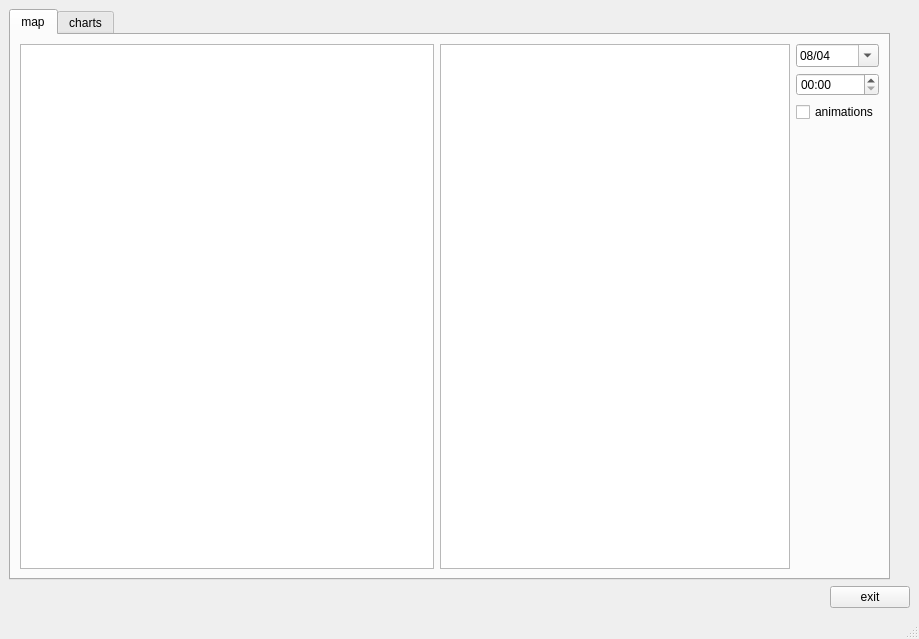
<?xml version="1.0" encoding="UTF-8"?>
<ui version="4.0">
 <class>MainWindow</class>
 <widget class="QMainWindow" name="MainWindow">
  <property name="geometry">
   <rect>
    <x>0</x>
    <y>0</y>
    <width>919</width>
    <height>639</height>
   </rect>
  </property>
  <property name="sizeIncrement">
   <size>
    <width>0</width>
    <height>0</height>
   </size>
  </property>
  <property name="windowTitle">
   <string>Pogoda w Polsce</string>
  </property>
  <property name="autoFillBackground">
   <bool>false</bool>
  </property>
  <property name="styleSheet">
   <string notr="true"/>
  </property>
  <widget class="QWidget" name="centralwidget">
   <layout class="QGridLayout" name="gridLayout">
    <item row="0" column="0">
     <layout class="QGridLayout" name="gridLayout_9">
      <item row="0" column="0">
       <layout class="QGridLayout" name="gridLayout_10">
        <item row="0" column="0">
         <widget class="QTabWidget" name="tabWidget">
          <property name="styleSheet">
           <string notr="true">font: 25 10pt &quot;Cantarell&quot;;
</string>
          </property>
          <property name="currentIndex">
           <number>0</number>
          </property>
          <widget class="QWidget" name="tab">
           <attribute name="title">
            <string>map</string>
           </attribute>
           <layout class="QGridLayout" name="gridLayout_5">
            <item row="0" column="0">
             <layout class="QGridLayout" name="gridLayout_3">
              <item row="0" column="0">
               <layout class="QGridLayout" name="gridLayout_4">
                <item row="0" column="0">
                 <widget class="QGraphicsView" name="map">
                  <property name="sizePolicy">
                   <sizepolicy hsizetype="Expanding" vsizetype="Expanding">
                    <horstretch>0</horstretch>
                    <verstretch>0</verstretch>
                   </sizepolicy>
                  </property>
                  <property name="minimumSize">
                   <size>
                    <width>350</width>
                    <height>250</height>
                   </size>
                  </property>
                  <property name="sizeIncrement">
                   <size>
                    <width>0</width>
                    <height>0</height>
                   </size>
                  </property>
                  <property name="mouseTracking">
                   <bool>true</bool>
                  </property>
                 </widget>
                </item>
                <item row="0" column="1">
                 <widget class="QGraphicsView" name="cityinfo">
                  <property name="maximumSize">
                   <size>
                    <width>350</width>
                    <height>16777215</height>
                   </size>
                  </property>
                 </widget>
                </item>
               </layout>
              </item>
              <item row="0" column="1">
               <layout class="QGridLayout" name="gridLayout_6">
                <item row="0" column="0">
                 <layout class="QGridLayout" name="gridLayout_7">
                  <item row="0" column="0">
                   <widget class="QDateEdit" name="date_edit">
                    <property name="dateTime">
                     <datetime>
                      <hour>0</hour>
                      <minute>0</minute>
                      <second>0</second>
                      <year>2019</year>
                      <month>4</month>
                      <day>8</day>
                     </datetime>
                    </property>
                    <property name="displayFormat">
                     <string>dd/MM</string>
                    </property>
                    <property name="calendarPopup">
                     <bool>true</bool>
                    </property>
                   </widget>
                  </item>
                  <item row="2" column="0">
                   <widget class="QCheckBox" name="animations_checkBox">
                    <property name="styleSheet">
                     <string notr="true">font: 25 10pt &quot;Cantarell Light&quot;;</string>
                    </property>
                    <property name="text">
                     <string>animations</string>
                    </property>
                   </widget>
                  </item>
                  <item row="1" column="0">
                   <widget class="QTimeEdit" name="time_edit">
                    <property name="readOnly">
                     <bool>false</bool>
                    </property>
                    <property name="maximumTime">
                     <time>
                      <hour>23</hour>
                      <minute>0</minute>
                      <second>0</second>
                     </time>
                    </property>
                    <property name="displayFormat">
                     <string>HH:00</string>
                    </property>
                   </widget>
                  </item>
                 </layout>
                </item>
                <item row="1" column="0">
                 <spacer name="verticalSpacer_2">
                  <property name="orientation">
                   <enum>Qt::Vertical</enum>
                  </property>
                  <property name="sizeHint" stdset="0">
                   <size>
                    <width>20</width>
                    <height>40</height>
                   </size>
                  </property>
                 </spacer>
                </item>
               </layout>
              </item>
             </layout>
            </item>
           </layout>
          </widget>
          <widget class="QWidget" name="tab_2">
           <attribute name="title">
            <string>charts</string>
           </attribute>
           <layout class="QGridLayout" name="gridLayout_2">
            <item row="1" column="0">
             <widget class="QtCharts::QChartView" name="temperature"/>
            </item>
            <item row="2" column="0">
             <layout class="QGridLayout" name="gridLayout_11"/>
            </item>
            <item row="3" column="0">
             <widget class="QtCharts::QChartView" name="humidity"/>
            </item>
            <item row="0" column="0">
             <layout class="QGridLayout" name="gridLayout_12"/>
            </item>
            <item row="6" column="0">
             <layout class="QGridLayout" name="gridLayout_15">
              <item row="0" column="1">
               <widget class="QComboBox" name="city_dropdown">
                <property name="minimumSize">
                 <size>
                  <width>90</width>
                  <height>0</height>
                 </size>
                </property>
                <item>
                 <property name="text">
                  <string>Warsaw</string>
                 </property>
                </item>
                <item>
                 <property name="text">
                  <string>Wroclaw</string>
                 </property>
                </item>
                <item>
                 <property name="text">
                  <string>Poznan</string>
                 </property>
                </item>
                <item>
                 <property name="text">
                  <string>Gdansk</string>
                 </property>
                </item>
                <item>
                 <property name="text">
                  <string>Katowice</string>
                 </property>
                </item>
                <item>
                 <property name="text">
                  <string>Krakow</string>
                 </property>
                </item>
               </widget>
              </item>
              <item row="0" column="2">
               <widget class="QDateEdit" name="date_edit2">
                <property name="enabled">
                 <bool>true</bool>
                </property>
                <property name="sizePolicy">
                 <sizepolicy hsizetype="Minimum" vsizetype="Fixed">
                  <horstretch>0</horstretch>
                  <verstretch>0</verstretch>
                 </sizepolicy>
                </property>
                <property name="minimumSize">
                 <size>
                  <width>80</width>
                  <height>0</height>
                 </size>
                </property>
                <property name="dateTime">
                 <datetime>
                  <hour>0</hour>
                  <minute>0</minute>
                  <second>0</second>
                  <year>2019</year>
                  <month>4</month>
                  <day>8</day>
                 </datetime>
                </property>
                <property name="displayFormat">
                 <string>dd/MM</string>
                </property>
                <property name="calendarPopup">
                 <bool>true</bool>
                </property>
               </widget>
              </item>
              <item row="0" column="0">
               <spacer name="horizontalSpacer_2">
                <property name="orientation">
                 <enum>Qt::Horizontal</enum>
                </property>
                <property name="sizeHint" stdset="0">
                 <size>
                  <width>40</width>
                  <height>20</height>
                 </size>
                </property>
               </spacer>
              </item>
             </layout>
            </item>
            <item row="5" column="0">
             <layout class="QGridLayout" name="gridLayout_14"/>
            </item>
            <item row="4" column="0">
             <layout class="QGridLayout" name="gridLayout_13"/>
            </item>
           </layout>
          </widget>
         </widget>
        </item>
        <item row="0" column="1">
         <spacer name="verticalSpacer">
          <property name="orientation">
           <enum>Qt::Vertical</enum>
          </property>
          <property name="sizeHint" stdset="0">
           <size>
            <width>20</width>
            <height>40</height>
           </size>
          </property>
         </spacer>
        </item>
       </layout>
      </item>
      <item row="1" column="0">
       <layout class="QGridLayout" name="gridLayout_8">
        <item row="0" column="0">
         <spacer name="horizontalSpacer">
          <property name="orientation">
           <enum>Qt::Horizontal</enum>
          </property>
          <property name="sizeHint" stdset="0">
           <size>
            <width>40</width>
            <height>20</height>
           </size>
          </property>
         </spacer>
        </item>
        <item row="0" column="1">
         <widget class="QPushButton" name="exit_button">
          <property name="styleSheet">
           <string notr="true">font: 25 10pt &quot;Cantarell&quot;;</string>
          </property>
          <property name="text">
           <string>exit</string>
          </property>
         </widget>
        </item>
       </layout>
      </item>
     </layout>
    </item>
   </layout>
  </widget>
  <widget class="QMenuBar" name="menubar">
   <property name="geometry">
    <rect>
     <x>0</x>
     <y>0</y>
     <width>919</width>
     <height>22</height>
    </rect>
   </property>
  </widget>
  <widget class="QStatusBar" name="statusbar"/>
 </widget>
 <customwidgets>
  <customwidget>
   <class>QtCharts::QChartView</class>
   <extends>QGraphicsView</extends>
   <header location="global">QtCharts/QChartView</header>
  </customwidget>
 </customwidgets>
 <resources/>
 <connections>
  <connection>
   <sender>exit_button</sender>
   <signal>clicked()</signal>
   <receiver>MainWindow</receiver>
   <slot>close()</slot>
   <hints>
    <hint type="sourcelabel">
     <x>845</x>
     <y>595</y>
    </hint>
    <hint type="destinationlabel">
     <x>880</x>
     <y>611</y>
    </hint>
   </hints>
  </connection>
  <connection>
   <sender>city_dropdown</sender>
   <signal>currentTextChanged(QString)</signal>
   <receiver>MainWindow</receiver>
   <slot>update()</slot>
   <hints>
    <hint type="sourcelabel">
     <x>648</x>
     <y>535</y>
    </hint>
    <hint type="destinationlabel">
     <x>621</x>
     <y>599</y>
    </hint>
   </hints>
  </connection>
  <connection>
   <sender>animations_checkBox</sender>
   <signal>stateChanged(int)</signal>
   <receiver>animations_checkBox</receiver>
   <slot>update()</slot>
   <hints>
    <hint type="sourcelabel">
     <x>867</x>
     <y>155</y>
    </hint>
    <hint type="destinationlabel">
     <x>867</x>
     <y>155</y>
    </hint>
   </hints>
  </connection>
  <connection>
   <sender>date_edit</sender>
   <signal>dateChanged(QDate)</signal>
   <receiver>MainWindow</receiver>
   <slot>update()</slot>
   <hints>
    <hint type="sourcelabel">
     <x>819</x>
     <y>95</y>
    </hint>
    <hint type="destinationlabel">
     <x>905</x>
     <y>100</y>
    </hint>
   </hints>
  </connection>
  <connection>
   <sender>time_edit</sender>
   <signal>timeChanged(QTime)</signal>
   <receiver>MainWindow</receiver>
   <slot>update()</slot>
   <hints>
    <hint type="sourcelabel">
     <x>810</x>
     <y>121</y>
    </hint>
    <hint type="destinationlabel">
     <x>899</x>
     <y>206</y>
    </hint>
   </hints>
  </connection>
  <connection>
   <sender>date_edit2</sender>
   <signal>dateChanged(QDate)</signal>
   <receiver>MainWindow</receiver>
   <slot>update()</slot>
   <hints>
    <hint type="sourcelabel">
     <x>753</x>
     <y>554</y>
    </hint>
    <hint type="destinationlabel">
     <x>739</x>
     <y>592</y>
    </hint>
   </hints>
  </connection>
 </connections>
</ui>
